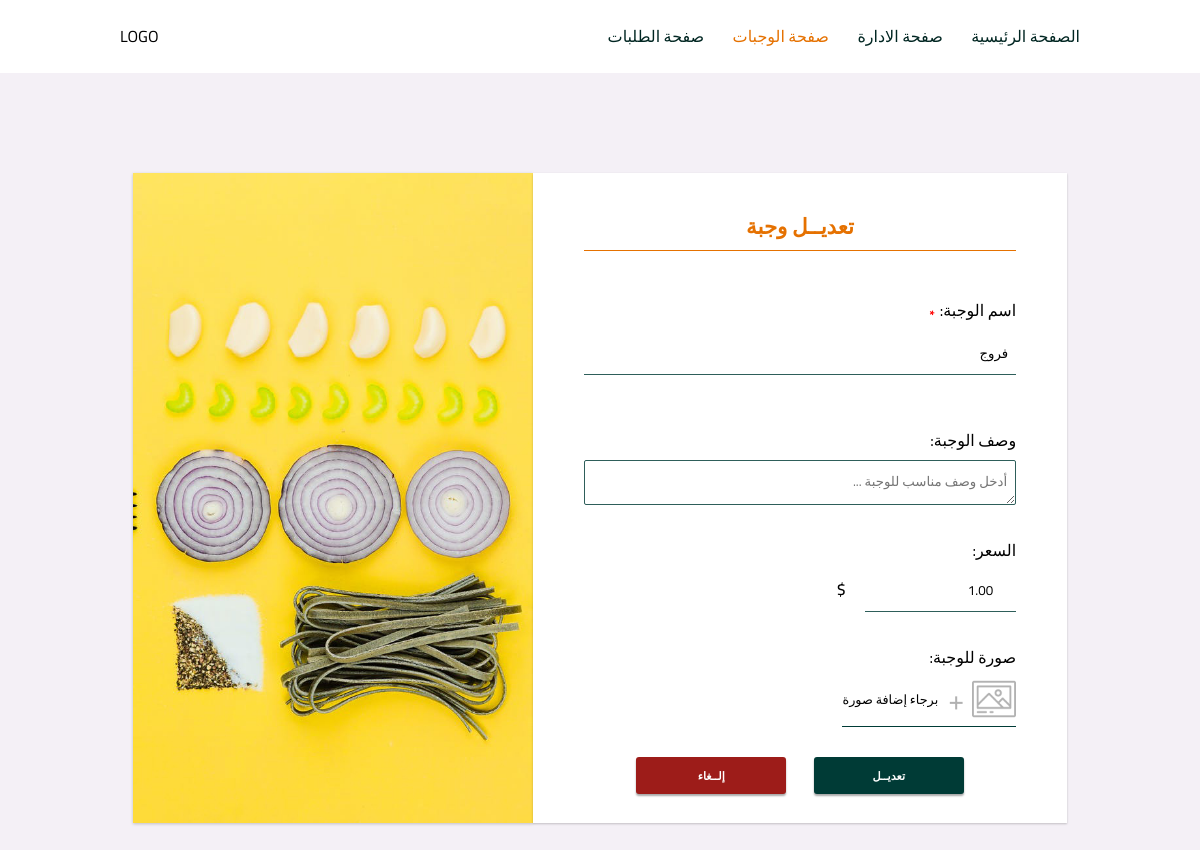
The page /admin/meals/update/1 on the database as committed earlier.
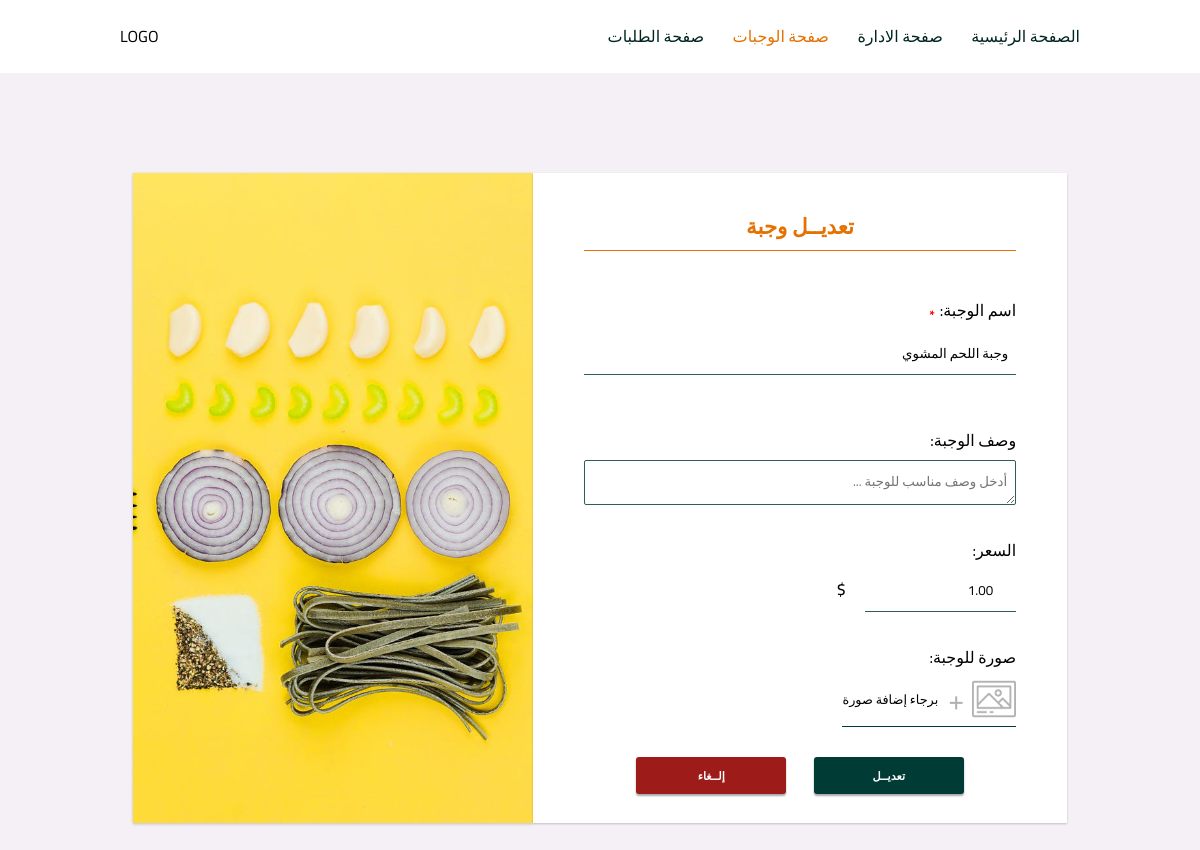
The same page on the database as committed later.
### main.py (models this page shows)
class Meals(db.Model):
    id = db.Column(db.Integer, primary_key=True, autoincrement=True)
    name = db.Column(db.String(50), nullable=False)
    desc = db.Column(db.Text)
    price = db.Column(db.Numeric(10, 2))
    requests = db.relationship('Requests', backref='meal')
    photo_id = db.Column(db.Integer, db.ForeignKey('photos.id'))

### main.py (the view)
@app.route('/admin/meals/update/<int:id>', methods=['GET', 'POST'])
def update_meal(id):
    if request.method == 'POST':
        try:
            url_photo = upload_file()
            if url_photo != default_photo_url:
                meal = o.get_meal_by_id(id)
                photo_id = meal.photo.id
                last_url = o.get_url_photo_by_id(photo_id)
                if path.exists(last_url):
                    remove(last_url)
                o.update_photo(id=photo_id, url=url_photo)
            o.update_meal(id=id, name=request.form['mealName'], desc=request.form['mealDesc'],
                          price=request.form['price'])
            return redirect(url_for('show_meals_for_admin'))
        except:
            return redirect(request.url)
    elif request.method == 'GET':
        context = o.get_meal_by_id(id)
        return render_template('update-meal.html', meal=context)

### main.py (called while the page is built)
    def get_meal_by_id(self, id):
        return Meals.query.get(id)

### templates/update-meal.html (shortened to what this page needs)
<!DOCTYPE html>
<html lang="ar">
  <head>
    <link
      href="{{ url_for('static', filename='style/style.css') }}"
      rel="stylesheet"
    />
  </head>
  <body>
    <div id="update-meal">
      <header id="header">
        <p>LOGO</p>
        <nav class="header-nav">
          <a href="/">الصفحة الرئيسية</a>
          <a href="/admin">صفحة الادارة</a>
          <a class="header-active" href="/admin/meals">صفحة الوجبات</a>
          <a href="/admin/requests">صفحة الطلبات</a>
        </nav>
      </header>
      <main class="main-container">
        <div>
          <div class="main-form-image">
            <img src="/static/images/assets/add-meal-1.jpg" alt="form image" />
          </div>
          <form
            id="update-meal-form"
            class="main-form"
            action="{{url_for('update_meal',id=meal.id)}}"
            method="POST"
            enctype="multipart/form-data"
          >
            <p class="form-header">تعديــل وجبة</p>
            <div class="input-container">
              <label html="mealName"
                ><sub class="required">*</sub>:اسم الوجبة
              </label>
              <input
                type="text"
                name="mealName"
                id="mealName"
                value="{{ meal.name }}"
                placeholder="... أدخل اسم الوجبة"
              />
            </div>
            <div class="input-container">
              <label html="mealDesc"> :وصف الوجبة </label>
              <textarea
                name="mealDesc"
                id="mealDesc"
                placeholder="... أدخل وصف مناسب للوجبة"
                >{{ meal.desc }}</textarea
              >
            </div>
            <div class="input-container">
              <label html="price"> :السعر </label>
              <div>
                <span class="dollar-sign">$</span>
                <input
                  type="number"
                  name="price"
                  id="price"
                  value="{{ meal.price }}"
                  min="1"
                />
              </div>
            </div>
            <div class="input-container input-container-image">
              <label for="mealImage">:صورة للوجبة </label>
              <label for="mealImage" class="meal-image">
                <span id="mealImageName">برجاء إضافة صورة</span>
                <span id="meal-image-plus" class="plus">+ </span>
                <img src="/static/images/assets/image.png" alt="image logo" />
              </label>
            </div>
            <div>
              <a
                class="update-meal-cancel form-btn"
                href="{{ url_for('show_meals_for_admin') }}"
                >إلــغاء</a
              >
              <input
                type="submit"
                name="update-meal-submit"
                id="update-meal-submit"
                class="update-meal-submit form-btn"
                value="تعديــل"
              />
            </div>
          </form>
        </div>
      </main>
    </div>
  </body>
</html>

Rows that differ between the two databases and show on the page:
changed Meals: mealName "فروج" → "وجبة اللحم المشوي"
